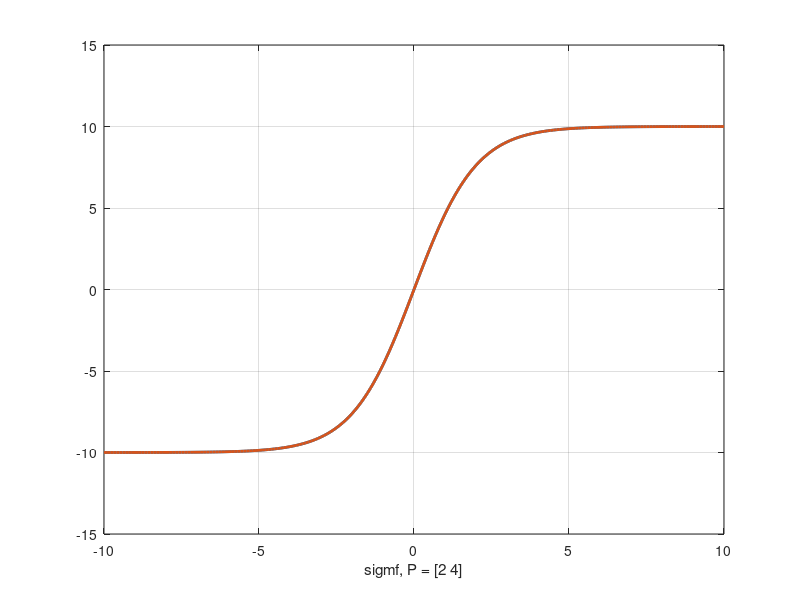

MATLAB code to generate this figure:
close all

steepness = 1;
scale = 10;

x = -10:0.1:10;

mySigmo = @(x,steepness,scale) scale*(2./(1 + exp(-steepness*x))-1);

y = scale*(2*sigmf(x,[steepness 0]) - 1);
y1 = mySigmo(x',steepness,scale);

plot(x,y,'LineWidth',2); hold on
plot(x,y1,'LineWidth',2); hold off
grid on
xlabel('sigmf, P = [2 4]')
ylim([-scale scale]*1.5)